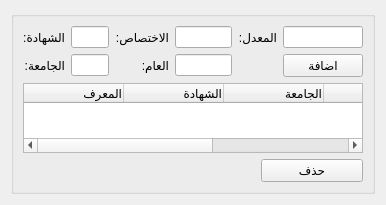
          <widget class="QWidget" name="page">
           <property name="geometry">
            <rect>
             <x>-303</x>
             <y>0</y>
             <width>386</width>
             <height>193</height>
            </rect>
           </property>
           <attribute name="label">
            <string>التعليم</string>
           </attribute>
           <layout class="QGridLayout" name="gridLayout_5">
            <item row="0" column="0">
             <widget class="QGroupBox" name="add_cert_groupbox">
              <property name="title">
               <string/>
              </property>
              <layout class="QGridLayout" name="gridLayout_49">
               <item row="0" column="0">
                <widget class="QLabel" name="certificate_label">
                 <property name="text">
                  <string>الشهادة:</string>
                 </property>
                </widget>
               </item>
               <item row="0" column="1">
                <widget class="QLineEdit" name="employee_university_certificate_input">
                 <property name="maximumSize">
                  <size>
                   <width>180</width>
                   <height>16777215</height>
                  </size>
                 </property>
                </widget>
               </item>
               <item row="0" column="2">
                <widget class="QLabel" name="specialty_label">
                 <property name="text">
                  <string>الاختصاص:</string>
                 </property>
                </widget>
               </item>
               <item row="0" column="3">
                <widget class="QLineEdit" name="employee_university_specialty_input">
                 <property name="maximumSize">
                  <size>
                   <width>180</width>
                   <height>16777215</height>
                  </size>
                 </property>
                </widget>
               </item>
               <item row="0" column="4" colspan="2">
                <widget class="QLabel" name="gpa_label">
                 <property name="text">
                  <string>المعدل:</string>
                 </property>
                </widget>
               </item>
               <item row="0" column="6">
                <widget class="QLineEdit" name="employee_university_gpa_input">
                 <property name="maximumSize">
                  <size>
                   <width>180</width>
                   <height>16777215</height>
                  </size>
                 </property>
                </widget>
               </item>
               <item row="1" column="0">
                <widget class="QLabel" name="university_label">
                 <property name="text">
                  <string>الجامعة:</string>
                 </property>
                </widget>
               </item>
               <item row="1" column="1">
                <widget class="QLineEdit" name="employee_university_name_input">
                 <property name="maximumSize">
                  <size>
                   <width>180</width>
                   <height>16777215</height>
                  </size>
                 </property>
                </widget>
               </item>
               <item row="1" column="2">
                <widget class="QLabel" name="year_label">
                 <property name="text">
                  <string>العام:</string>
                 </property>
                </widget>
               </item>
               <item row="1" column="3">
                <widget class="QLineEdit" name="employee_university_year_input">
                 <property name="maximumSize">
                  <size>
                   <width>180</width>
                   <height>16777215</height>
                  </size>
                 </property>
                </widget>
               </item>
               <item row="1" column="6">
                <widget class="QPushButton" name="employee_add_certificate_btn">
                 <property name="text">
                  <string>اضافة</string>
                 </property>
                </widget>
               </item>
               <item row="2" column="0" colspan="7">
                <widget class="QTableWidget" name="employee_certificates_table">
                 <property name="selectionBehavior">
                  <enum>QAbstractItemView::SelectRows</enum>
                 </property>
                 <property name="verticalScrollMode">
                  <enum>QAbstractItemView::ScrollPerPixel</enum>
                 </property>
                 <property name="horizontalScrollMode">
                  <enum>QAbstractItemView::ScrollPerPixel</enum>
                 </property>
                 <attribute name="horizontalHeaderStretchLastSection">
                  <bool>true</bool>
                 </attribute>
                 <column>
                  <property name="text">
                   <string>المعرف</string>
                  </property>
                  <property name="textAlignment">
                   <set>AlignTrailing|AlignVCenter</set>
                  </property>
                 </column>
                 <column>
                  <property name="text">
                   <string>الشهادة</string>
                  </property>
                  <property name="textAlignment">
                   <set>AlignTrailing|AlignVCenter</set>
                  </property>
                 </column>
                 <column>
                  <property name="text">
                   <string>الجامعة</string>
                  </property>
                  <property name="textAlignment">
                   <set>AlignTrailing|AlignVCenter</set>
                  </property>
                 </column>
                 <column>
                  <property name="text">
                   <string>الاختصاص</string>
                  </property>
                  <property name="textAlignment">
                   <set>AlignTrailing|AlignVCenter</set>
                  </property>
                 </column>
                 <column>
                  <property name="text">
                   <string>العام</string>
                  </property>
                  <property name="textAlignment">
                   <set>AlignTrailing|AlignVCenter</set>
                  </property>
                 </column>
                 <column>
                  <property name="text">
                   <string>المعدل</string>
                  </property>
                  <property name="textAlignment">
                   <set>AlignTrailing|AlignVCenter</set>
                  </property>
                 </column>
                </widget>
               </item>
               <item row="3" column="2" colspan="3">
                <spacer name="horizontalSpacer_2">
                 <property name="orientation">
                  <enum>Qt::Horizontal</enum>
                 </property>
                 <property name="sizeHint" stdset="0">
                  <size>
                   <width>209</width>
                   <height>11</height>
                  </size>
                 </property>
                </spacer>
               </item>
               <item row="3" column="5" colspan="2">
                <widget class="QPushButton" name="employee_delete_certificate_btn">
                 <property name="text">
                  <string>حذف</string>
                 </property>
                </widget>
               </item>
              </layout>
             </widget>
            </item>
           </layout>
          </widget>
